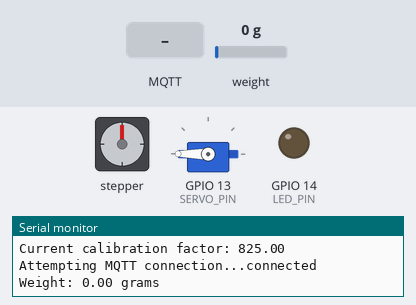
Bench run of a sketch on a simulated ESP32. Shown: stepper motor, servo, output pins drawn as LEDs (lit = HIGH), the last lines printed to the serial monitor. Wiring (inferred from the names in the program): stepper motor (2048 steps per turn assumed): coils GPIO 17, GPIO 18, GPIO 19, GPIO 21. Inputs (shaded band) come from the test bench; at power-on: weight on the scale 0 g. WiFi joins after 1.5 s; servers stay silent unless stated; random numbers use the default seed unless the sketch sets one; no MQTT or app messages arrive unless stated.

Above: at 12.7 s.
12.8 s: MQTT message "fill" arrives on the first subscribed topic
At 13.6 s:
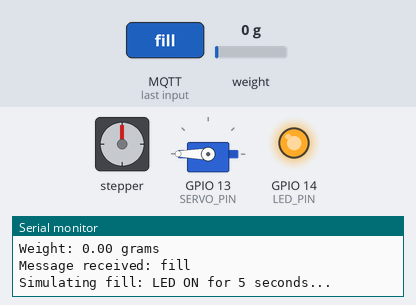
Timing chart, 0 to 19.6 s (numbered marks = the images above; inputs shaded):
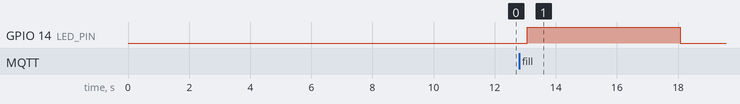

Measured:
- after the input at 12.8 s, GPIO 14 (LED_PIN): LOW → HIGH after 0.27 s, → LOW 5.0 s later

The sketch:

sketch_jul8a_edp_final_final_final.ino
```cpp
#include "HX711.h"

#if defined(ESP32)
#include <WiFi.h>
#elif defined(ESP8266)
#include <ESP8266WiFi.h>
#endif

#include <PubSubClient.h>
#include <WiFiManager.h>
#include <ESP32Servo.h>

// === HX711 Setup ===
#define LOADCELL_DOUT_PIN 35
#define LOADCELL_SCK_PIN 27
HX711 scale;
float calibration_factor = 825.0;

// === Pin Definitions ===
#define IN1 17
#define IN2 18
#define IN3 19
#define IN4 21
#define LED_PIN 14
#define SERVO_PIN 13

// === MQTT Settings ===
const char* mqtt_server = "test.mosquitto.org";
const int mqtt_port = 1883;
const char* controlTopic = "/StepperControl";
const char* weightTopic = "/PetFeeder/weight";

WiFiClient espClient;
PubSubClient client(espClient);
Servo cleaningServo;

// Stepper Motor Half-Step Sequence
const int steps[8][4] = {
  {1, 0, 0, 0},
  {1, 1, 0, 0},
  {0, 1, 0, 0},
  {0, 1, 1, 0},
  {0, 0, 1, 0},
  {0, 0, 1, 1},
  {0, 0, 0, 1},
  {1, 0, 0, 1}
};

// === MQTT Callback ===
void callback(char* topic, byte* payload, unsigned int length) {
  String message;
  for (unsigned int i = 0; i < length; i++) {
    message += (char)payload[i];
  }

  Serial.print("Message received: ");
  Serial.println(message);

  if (message == "fill") {
    Serial.println("Simulating fill: LED ON for 5 seconds...");
    digitalWrite(LED_PIN, HIGH);
    delay(5000);
    digitalWrite(LED_PIN, LOW);
    delay(5000);
  }
  else if (message == "clean") {
    Serial.println("Cleaning: Servo to 0°...");
    cleaningServo.write(0);
    delay(5000);
    cleaningServo.write(180);
    Serial.println("Cleaning done: Servo back to 180°.");
  }
  else {
    int input = message.toInt();
    if (input != 0) {
      float rounds = float(input) / 400.0;
      int totalSteps = rounds * 2048;
      int direction = input > 0 ? 1 : 0;
      rotateStepper(totalSteps, direction);
    }
  }
}

// === Stepper Motor Control ===
void rotateStepper(int stepsCount, int direction) {
  for (int i = 0; i < stepsCount; i++) {
    int idx = direction ? i % 8 : 7 - (i % 8);
    digitalWrite(IN1, steps[idx][0]);
    digitalWrite(IN2, steps[idx][1]);
    digitalWrite(IN3, steps[idx][2]);
    digitalWrite(IN4, steps[idx][3]);
    delayMicroseconds(1000);
  }
}

// === Reconnect to MQTT ===
void reconnect() {
  while (!client.connected()) {
    Serial.print("Attempting MQTT connection...");
    String clientId = "ESP32Client-" + String(random(0xffff), HEX);
    if (client.connect(clientId.c_str())) {
      Serial.println("connected");
      client.subscribe(controlTopic);
    } else {
      Serial.print("failed, rc=");
      Serial.print(client.state());
      Serial.println(" try again in 5 seconds");
      delay(5000);
    }
  }
}

// === Setup ===
void setup() {
  Serial.begin(115200);
  delay(1000);

  // Pin setup
  pinMode(IN1, OUTPUT);
  pinMode(IN2, OUTPUT);
  pinMode(IN3, OUTPUT);
  pinMode(IN4, OUTPUT);
  pinMode(LED_PIN, OUTPUT);
  digitalWrite(LED_PIN, LOW);

  // Servo setup
  cleaningServo.setPeriodHertz(50);
  cleaningServo.attach(SERVO_PIN, 500, 2400);
  cleaningServo.write(180);

  // WiFiManager setup
  WiFiManager wm;
  String apName = "ESP32_Setup";
  if (!wm.autoConnect(apName.c_str())) {
    Serial.println("Failed to connect. Restarting...");
    ESP.restart();
  }

  Serial.println("Connected to WiFi!");
  Serial.print("IP Address: ");
  Serial.println(WiFi.localIP());

  // MQTT setup
  client.setServer(mqtt_server, mqtt_port);
  client.setCallback(callback);

  // HX711 setup
  Serial.println("HX711 Calibration Demo for ESP32");
  scale.begin(LOADCELL_DOUT_PIN, LOADCELL_SCK_PIN);
  Serial.println("Remove all weight from scale...");
  delay(2000);
  scale.tare();
  Serial.println("Scale tared.");
  Serial.println("Place a known weight on the scale...");
  delay(5000);
  long reading = scale.get_units(10);
  Serial.print("Raw reading: ");
  Serial.println(reading);
  Serial.println("Adjust the calibration_factor variable until the output matches your known weight.");
  Serial.print("Current calibration factor: ");
  Serial.println(calibration_factor);
  scale.set_scale(calibration_factor);
}

// === Main Loop ===
void loop() {
  if (!client.connected()) {
    reconnect();
  }
  client.loop();

  if (scale.is_ready()) {
    float weight = scale.get_units(5);
    Serial.print("Weight: ");
    Serial.print(weight, 2);
    Serial.println(" grams");

    // Publish to MQTT
    String payload = String(weight, 2);
    client.publish(weightTopic, payload.c_str());
  } else {
    Serial.println("HX711 not found.");
  }

  delay(1000);
}
```
